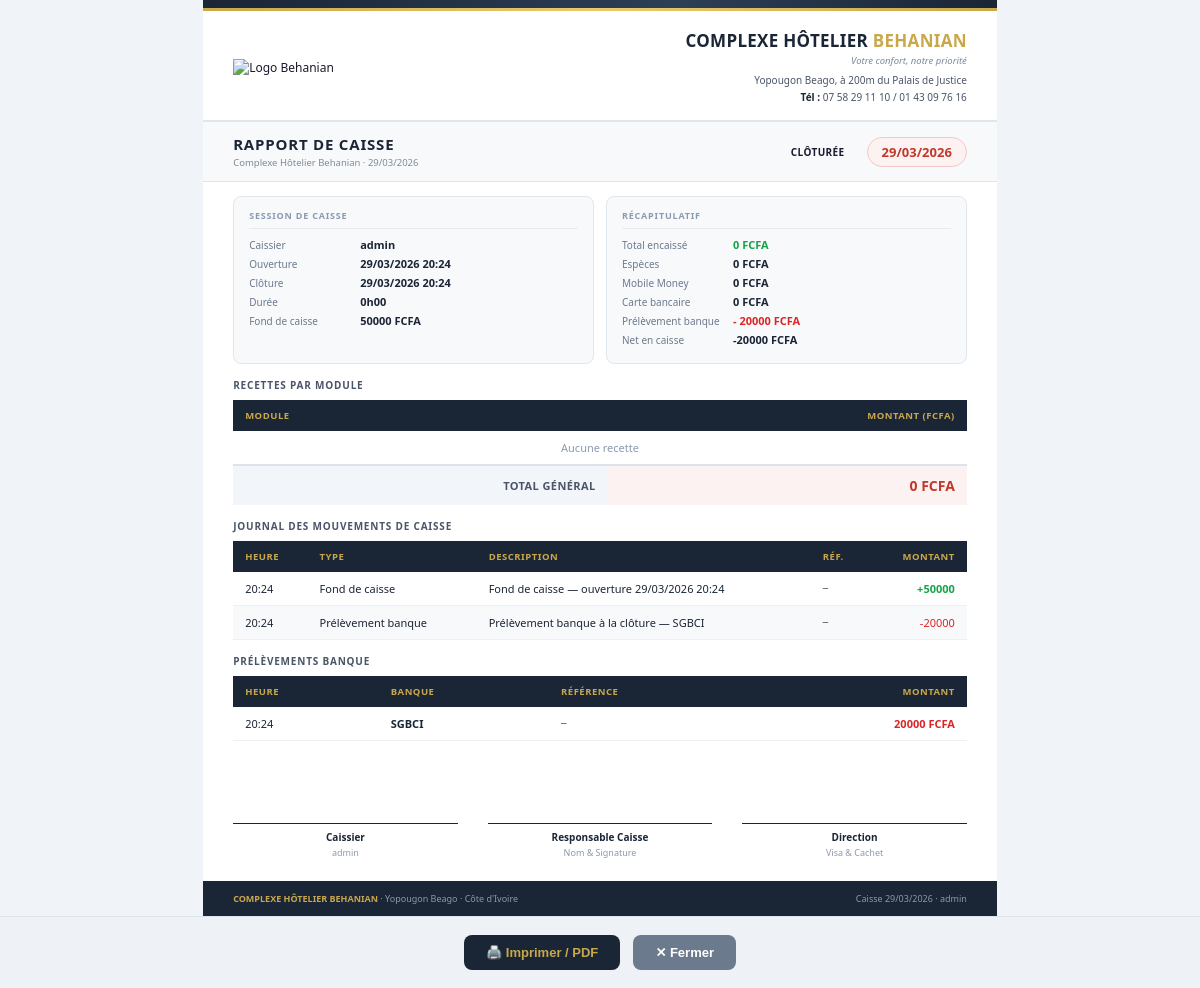
/caisse/rapport/ (signed in), run on an earlier commit of the app's database.
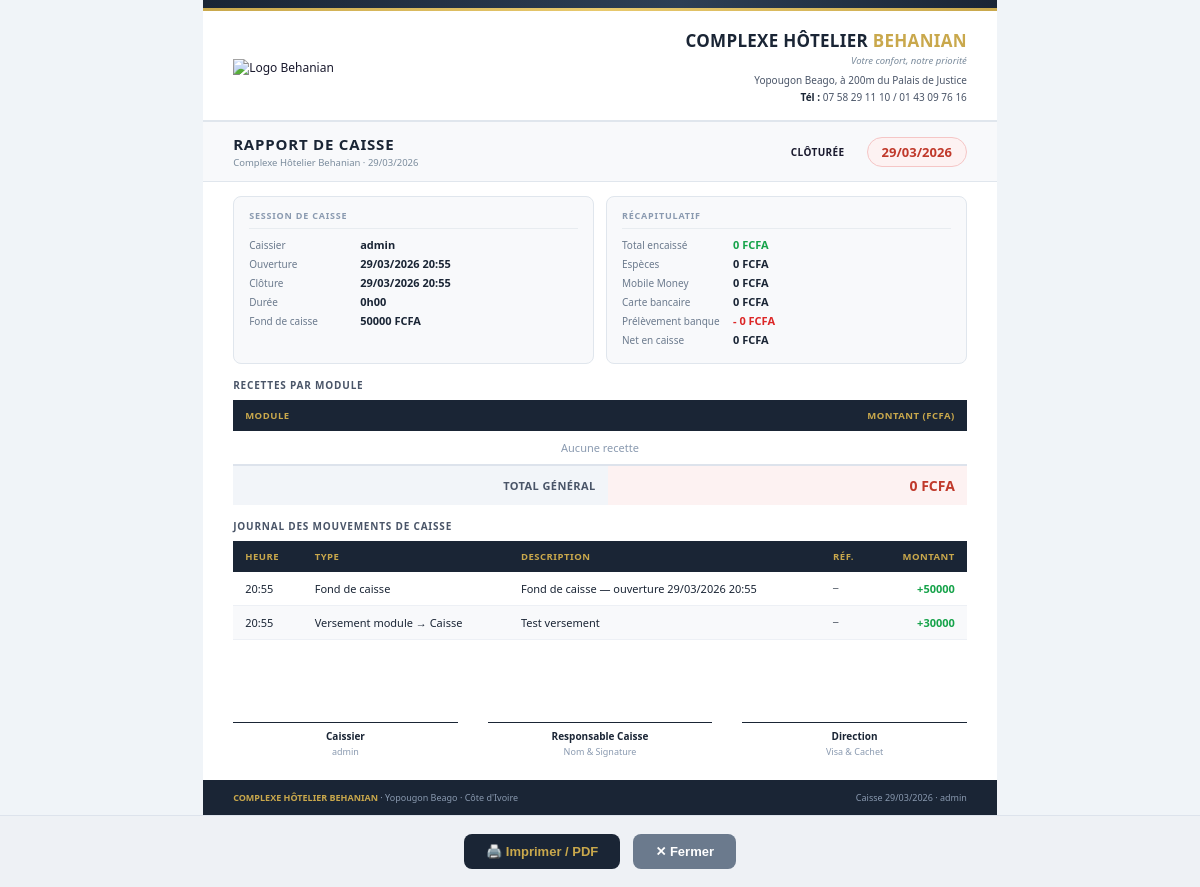
And on a later commit of the database.
### caisse/models.py (models this page shows, shortened)
class CaisseSession(models.Model):
    TYPE_CHOICES = [
        ('hotel',    'Caisse Hôtel (Réception)'),
        ('module',   'Caisse Module (Restaurant/Cave/Piscine/Espaces)'),
        ('centrale', 'Caisse Centrale (Manager)'),
    ]
    user = models.ForeignKey(User, on_delete=models.CASCADE, related_name='caisse_sessions')
    type_caisse = models.CharField(max_length=20, choices=TYPE_CHOICES, default='module')
    opened_at = models.DateTimeField(default=timezone.now)
    closed_at = models.DateTimeField(null=True, blank=True)
    is_open = models.BooleanField(default=True)
    fond_caisse = models.DecimalField(max_digits=12, decimal_places=2, default=Decimal('0'))
    fond_caisse_reel = models.DecimalField(max_digits=12, decimal_places=2, default=Decimal('0'), help_text="Fond compté à la clôture")
    total_especes = models.DecimalField(max_digits=12, decimal_places=2, default=Decimal('0'))
    total_mobile  = models.DecimalField(max_digits=12, decimal_places=2, default=Decimal('0'))
    total_carte   = models.DecimalField(max_digits=12, decimal_places=2, default=Decimal('0'))
    total_virement= models.DecimalField(max_digits=12, decimal_places=2, default=Decimal('0'))
    total_general = models.DecimalField(max_digits=12, decimal_places=2, default=Decimal('0'))
    prelevement_banque = models.DecimalField(max_digits=12, decimal_places=2, default=Decimal('0'))
    notes = models.TextField(blank=True)
    class Meta:
        ordering = ['-opened_at']
    @property
    def duree(self):
        fin = self.closed_at or timezone.now()
        delta = fin - self.opened_at
        h, m = divmod(delta.seconds // 60, 60)
        return f"{h}h{m:02d}"

class MouvementCaisse(models.Model):
    TYPE_CHOICES = [
        ('encaissement', 'Encaissement'),
        ('versement',    'Versement module → Caisse'),
        ('prelevement',  'Prélèvement banque'),
        ('depense',      'Dépense / Décaissement'),
        ('remboursement','Remboursement client'),
        ('ajustement',   'Ajustement caisse'),
        ('fond_caisse',  'Fond de caisse'),
    ]
    MODULE_CHOICES = [
        ('hotel',       'Hôtel'),
        ('restaurant',  'Restaurant'),
        ('cave',        'Cave / Bar'),
        ('piscine',     'Piscine'),
        ('espaces',     'Espaces Événementiels'),
        ('caisse',      'Caisse'),
        ('banque',      'Banque'),
        ('autre',       'Autre'),
    ]
    MODE_CHOICES = [
        ('especes',       'Espèces'),
        ('mobile_money',  'Mobile Money'),
        ('orange_money',  'Orange Money'),
        ('wave',          'Wave'),
        ('carte_bancaire','Carte Bancaire'),
        ('virement',      'Virement'),
        ('cheque',        'Chèque'),
        ('autre',         'Autre'),
    ]
    session   = models.ForeignKey(CaisseSession, on_delete=models.CASCADE, related_name='mouvements', null=True, blank=True)
    type      = models.CharField(max_length=20, choices=TYPE_CHOICES)
    module    = models.CharField(max_length=20, choices=MODULE_CHOICES, default='caisse')
    montant   = models.DecimalField(max_digits=12, decimal_places=2)
    mode_paiement = models.CharField(max_length=20, choices=MODE_CHOICES, default='especes')
    description = models.CharField(max_length=300, blank=True)
    reference   = models.CharField(max_length=100, blank=True, help_text="N° ticket, facture, bon…")
    date        = models.DateTimeField(default=timezone.now)
    cree_par    = models.ForeignKey(User, on_delete=models.SET_NULL, null=True, related_name='mouvements_caisse')
    valide      = models.BooleanField(default=True)
    class Meta:
        ordering = ['-date']
    @property
    def est_entree(self):
        return self.type in ('encaissement', 'versement', 'fond_caisse', 'ajustement')

class PrelevementBanque(models.Model):
    session     = models.ForeignKey(CaisseSession, on_delete=models.CASCADE, related_name='prelevements', null=True, blank=True)
    montant     = models.DecimalField(max_digits=12, decimal_places=2)
    date        = models.DateTimeField(default=timezone.now)
    banque      = models.CharField(max_length=100, blank=True, help_text="Nom de la banque")
    reference   = models.CharField(max_length=100, blank=True, help_text="N° bordereau")
    notes       = models.TextField(blank=True)
    cree_par    = models.ForeignKey(User, on_delete=models.SET_NULL, null=True)
    valide      = models.BooleanField(default=True)
    class Meta:
        ordering = ['-date']

### caisse/views.py (the view)
# urls.py: path('rapport/', views.rapport_caisse, name='rapport'),
@require_module_access('caisse')
def rapport_caisse(request, session_id=None):
    if session_id:
        session = get_object_or_404(CaisseSession, pk=session_id)
    else:
        today = timezone.now().date()
        session = CaisseSession.objects.filter(
            opened_at__date=today, user=request.user
        ).order_by('-opened_at').first()
    if not session:
        return redirect('caisse:index')
    date = session.opened_at.date()
    stats = get_stats_jour(date)
    mouvements = MouvementCaisse.objects.filter(
        session=session, valide=True
    ).order_by('date')
    prelevements = PrelevementBanque.objects.filter(
        session=session, valide=True
    ).order_by('date')
    return render(request, 'caisse/rapport.html', {
        'session': session,
        'stats': stats,
        'mouvements': mouvements,
        'prelevements': prelevements,
    })

### templates/caisse/rapport.html (shortened to what this page needs)
{% extends 'print_base.html' %}
{% block doc_content %}
<div class="doc-title-band">
  <div>
    <div class="doc-title-text">RAPPORT DE CAISSE</div>
    <div class="doc-title-sub">Complexe Hôtelier Behanian · {{ session.opened_at|date:"d/m/Y" }}</div>
  </div>
  <div class="doc-title-right">
    <span class="badge badge-{% if session.is_open %}en_attente{% else %}validee{% endif %}">{% if session.is_open %}En cours{% else %}Clôturée{% endif %}</span>
    <span class="doc-ref">{{ session.opened_at|date:"d/m/Y" }}</span>
  </div>
</div>
<div class="meta-grid cols-2">
  <div class="meta-box">
    <div class="meta-box-title">Session de caisse</div>
    <div class="meta-row"><span class="meta-lbl">Caissier</span><span class="meta-val bold">{{ session.user.get_full_name|default:session.user.username }}</span></div>
    <div class="meta-row"><span class="meta-lbl">Ouverture</span><span class="meta-val">{{ session.opened_at|date:"d/m/Y H:i" }}</span></div>
    {% if session.closed_at %}<div class="meta-row"><span class="meta-lbl">Clôture</span><span class="meta-val">{{ session.closed_at|date:"d/m/Y H:i" }}</span></div>{% endif %}
    <div class="meta-row"><span class="meta-lbl">Durée</span><span class="meta-val">{{ session.duree }}</span></div>
    <div class="meta-row"><span class="meta-lbl">Fond de caisse</span><span class="meta-val">{{ session.fond_caisse|floatformat:0 }} FCFA</span></div>
  </div>
  <div class="meta-box">
    <div class="meta-box-title">Récapitulatif</div>
    <div class="meta-row"><span class="meta-lbl">Total encaissé</span><span class="meta-val bold" style="color:#16a34a">{{ stats.total|floatformat:0 }} FCFA</span></div>
    <div class="meta-row"><span class="meta-lbl">Espèces</span><span class="meta-val">{{ stats.especes|floatformat:0 }} FCFA</span></div>
    <div class="meta-row"><span class="meta-lbl">Mobile Money</span><span class="meta-val">{{ stats.mobile|floatformat:0 }} FCFA</span></div>
    <div class="meta-row"><span class="meta-lbl">Carte bancaire</span><span class="meta-val">{{ stats.carte|floatformat:0 }} FCFA</span></div>
    <div class="meta-row"><span class="meta-lbl">Prélèvement banque</span><span class="meta-val" style="color:#dc2626">- {{ stats.prelevements|floatformat:0 }} FCFA</span></div>
    <div class="meta-row"><span class="meta-lbl">Net en caisse</span><span class="meta-val bold">{{ stats.net|floatformat:0 }} FCFA</span></div>
  </div>
</div>
<div class="content-section">
  <div class="section-title">Recettes par module</div>
  <table class="doc-table">
    <thead><tr><th>Module</th><th class="r">Montant (FCFA)</th></tr></thead>
    <tbody>
    {% for module, montant in stats.par_module.items %}
    <tr><td class="bold">{{ module }}</td><td class="r">{{ montant|floatformat:0 }}</td></tr>
    {% empty %}
    <tr><td colspan="2" style="text-align:center;color:#8a9ab0">Aucune recette</td></tr>
    {% endfor %}
    </tbody>
    <tfoot>
      <tr><td class="total-label">TOTAL GÉNÉRAL</td><td class="total-val">{{ stats.total|floatformat:0 }} FCFA</td></tr>
    </tfoot>
  </table>
</div>
{% if mouvements %}
<div class="content-section">
  <div class="section-title">Journal des mouvements de caisse</div>
  <table class="doc-table">
    <thead><tr><th>Heure</th><th>Type</th><th>Description</th><th>Réf.</th><th class="r">Montant</th></tr></thead>
    <tbody>
    {% for mv in mouvements %}
    <tr>
      <td>{{ mv.date|date:"H:i" }}</td>
      <td>{{ mv.get_type_display }}</td>
      <td>{{ mv.description|default:"—" }}</td>
      <td style="font-family:monospace;font-size:9px">{{ mv.reference|default:"—" }}</td>
      <td class="r {% if mv.est_entree %}bold{% endif %}" style="color:{% if mv.est_entree %}#16a34a{% else %}#dc2626{% endif %}">
        {% if mv.est_entree %}+{% else %}-{% endif %}{{ mv.montant|floatformat:0 }}
      </td>
    </tr>
    {% endfor %}
    </tbody>
  </table>
</div>
{% endif %}
{% if prelevements %}
<div class="content-section">
  <div class="section-title">Prélèvements banque</div>
  <table class="doc-table">
    <thead><tr><th>Heure</th><th>Banque</th><th>Référence</th><th class="r">Montant</th></tr></thead>
    <tbody>
    {% for p in prelevements %}
    <tr>
      <td>{{ p.date|date:"H:i" }}</td>
      <td class="bold">{{ p.banque|default:"—" }}</td>
      <td style="font-family:monospace;font-size:9px">{{ p.reference|default:"—" }}</td>
      <td class="r bold" style="color:#dc2626">{{ p.montant|floatformat:0 }} FCFA</td>
    </tr>
    {% endfor %}
    </tbody>
  </table>
</div>
{% endif %}
<div class="signatures cols-3">
  <div class="sig-box"><div class="sig-line">Caissier</div><div class="sig-hint">{{ session.user.get_full_name|default:session.user.username }}</div></div>
  <div class="sig-box"><div class="sig-line">Responsable Caisse</div><div class="sig-hint">Nom &amp; Signature</div></div>
  <div class="sig-box"><div class="sig-line">Direction</div><div class="sig-hint">Visa &amp; Cachet</div></div>
</div>
{% endblock %}
{% block doc_footer_right %}Caisse {{ session.opened_at|date:"d/m/Y" }} · {{ session.user.get_full_name|default:session.user.username }}{% endblock %}

### templates/print_base.html (shortened to what this page needs)
{% load static %}
<!DOCTYPE html>
<html lang="fr">
<head>
</head>
<body>
<div class="page">
  <div class="band-top"></div>
  <div class="band-gold"></div>
  <div class="doc-header">
    <div class="logo-zone">
      <img src="{% static 'images/Logo.png' %}" alt="Logo Behanian">
    </div>
    <div class="company-block">
      <div class="company-name">COMPLEXE HÔTELIER <span>BEHANIAN</span></div>
      <div class="company-tagline">Votre confort, notre priorité</div>
      <div class="company-coords">
        Yopougon Beago, à 200m du Palais de Justice<br>
        <strong>Tél :</strong> 07 58 29 11 10 / 01 43 09 76 16
      </div>
    </div>
  </div>
  {% block doc_content %}{% endblock %}
  <div class="doc-footer">
    <span><strong>COMPLEXE HÔTELIER BEHANIAN</strong> · Yopougon Beago · Côte d'Ivoire</span>
    <span>{% block doc_footer_right %}{% endblock %}</span>
  </div>
</div>
<div class="btn-zone no-print">
  {% block doc_actions %}
  <button onclick="window.print()" class="btn-doc btn-doc-print">🖨️ Imprimer / PDF</button>
  <button onclick="window.close()" class="btn-doc btn-doc-close">✕ Fermer</button>
  {% endblock %}
</div>
</body>
</html>

What changed in the data, as far as the page shows it:
removed CaisseSession: opened_at "29/03/2026", user.get_full_name "admin", opened_at "29/03/2026 20:24", closed_at "29/03/2026 20:24", duree "0h00", fond_caisse "50000"
removed MouvementCaisse: date "20:24", type "Fond de caisse", description "Fond de caisse — ouverture 29/03/2026 20:24", reference "—", montant "50000"
removed MouvementCaisse: date "20:24", type "Prélèvement banque", description "Prélèvement banque à la clôture — SGBCI", reference "—", montant "20000"
removed PrelevementBanque: date "20:24", banque "SGBCI", reference "—", montant "20000"
added CaisseSession: opened_at "29/03/2026", user.get_full_name "admin", opened_at "29/03/2026 20:55", closed_at "29/03/2026 20:55", duree "0h00", fond_caisse "50000"
added MouvementCaisse: date "20:55", type "Fond de caisse", description "Fond de caisse — ouverture 29/03/2026 20:55", reference "—", montant "50000"
added MouvementCaisse: date "20:55", type "Versement module → Caisse", description "Test versement", reference "—", montant "30000"
Also different on the page:
{{ stats.prelevements|floatformat:0 }}: "20000" → "0"
{{ stats.net|floatformat:0 }}: "-20000" → "0"
text no longer shown: "PRÉLÈVEMENTS BANQUE HEURE BANQUE RÉFÉRENCE MONTANT"
